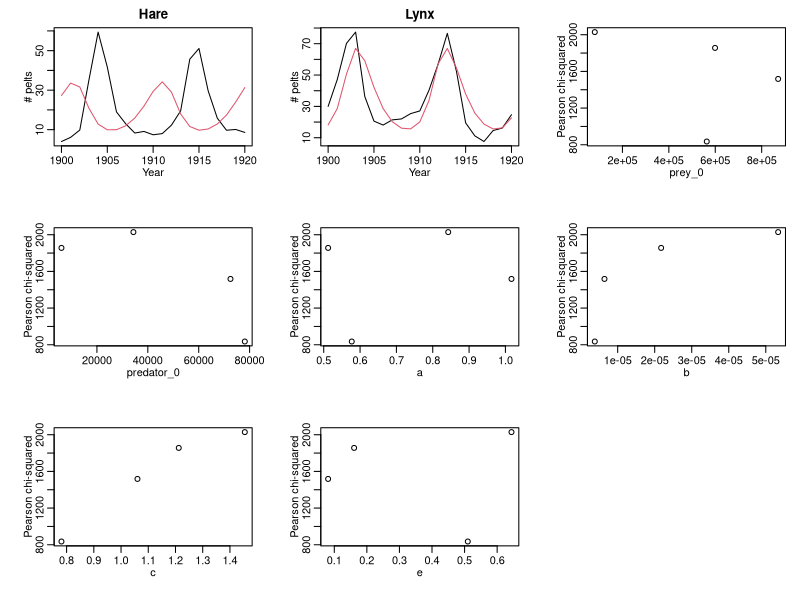
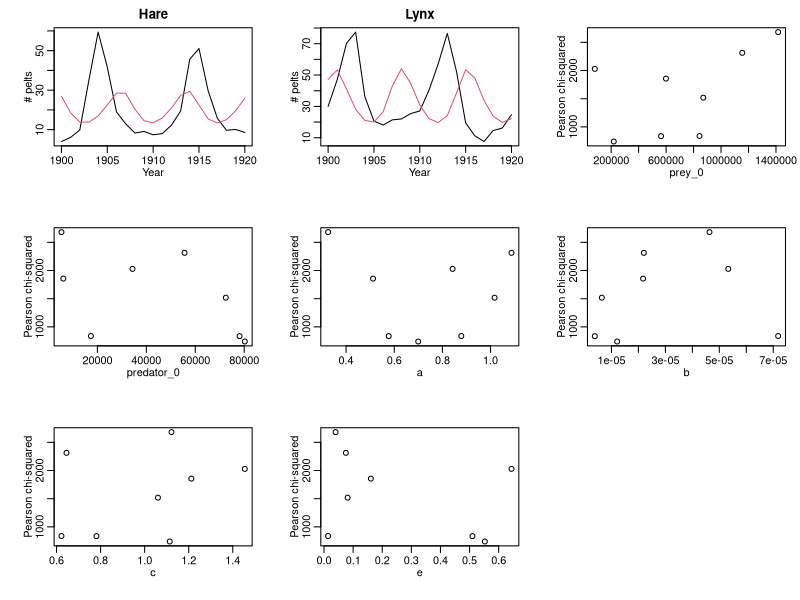
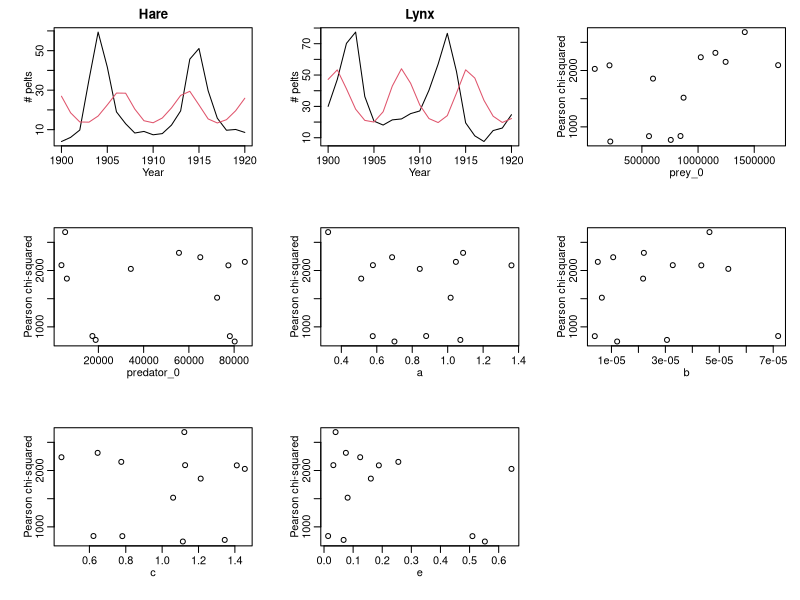
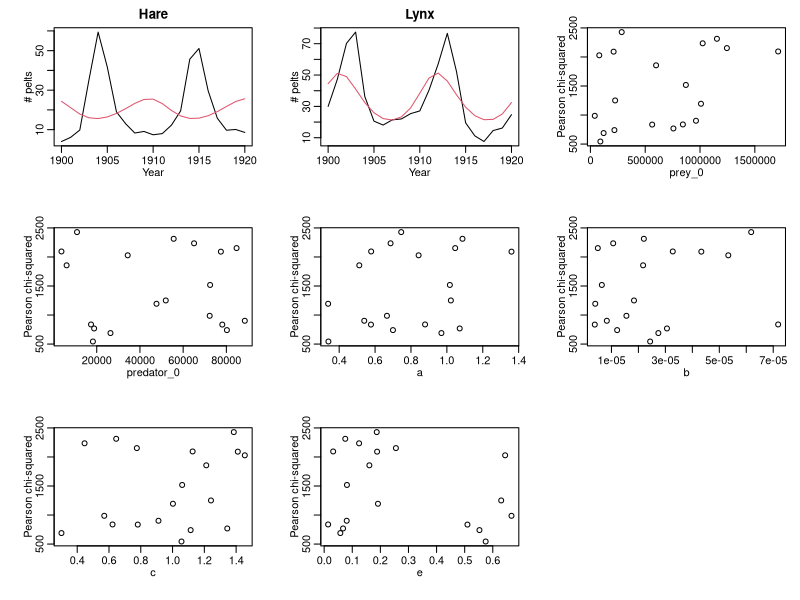
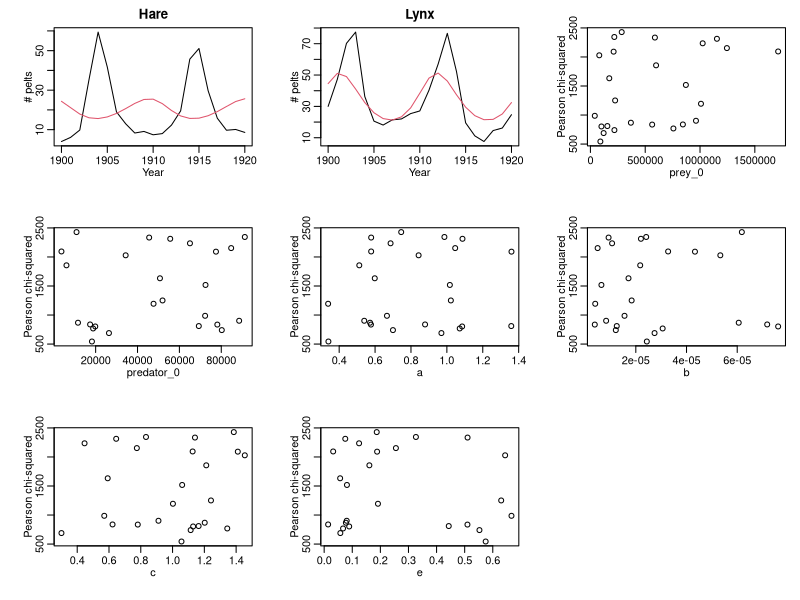
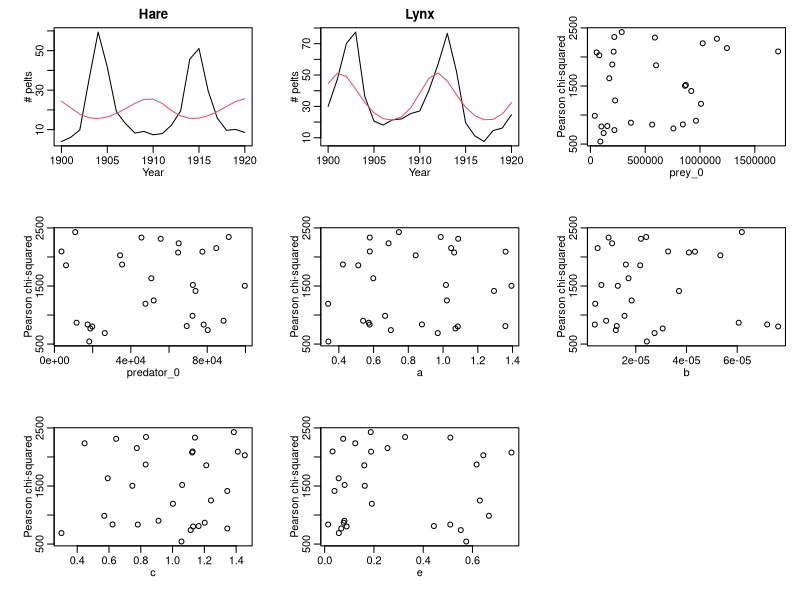
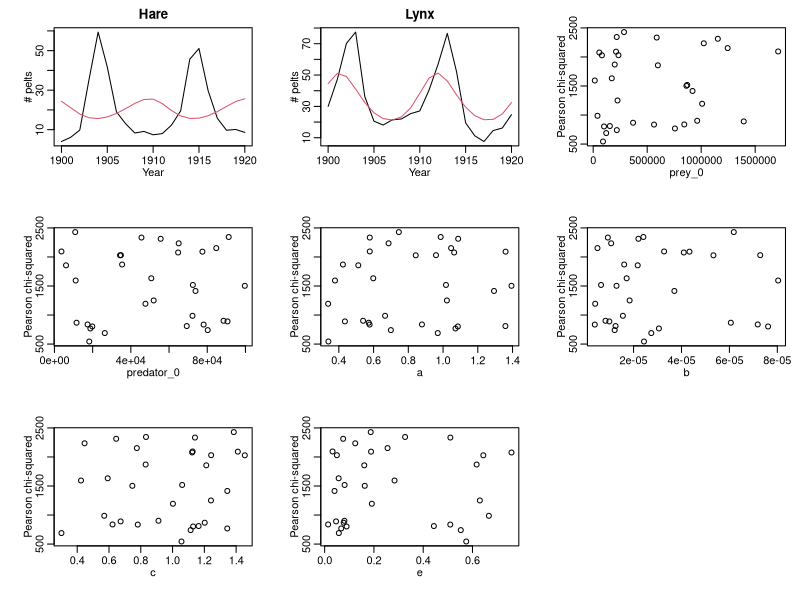
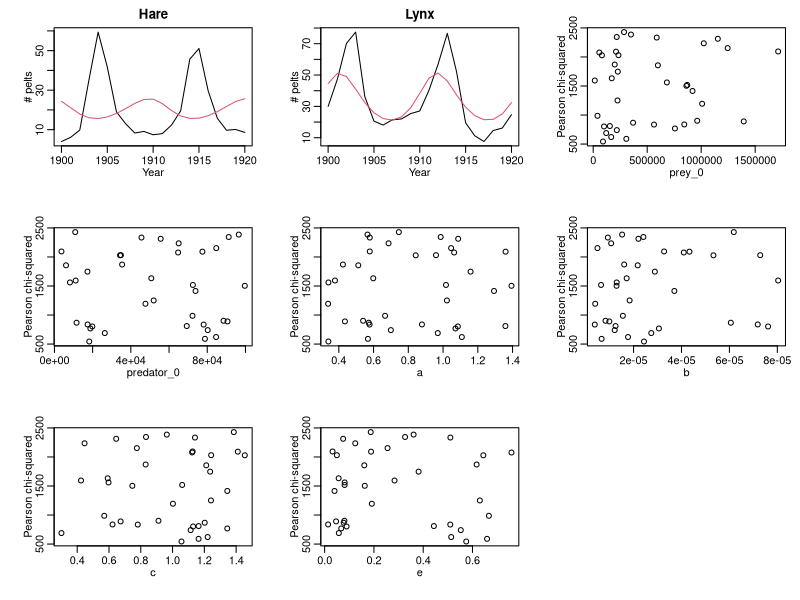

The R source for these figures, in order: (Note: this script raises an error after producing the figures.)
require("deSolve")
require("sfsmisc")

##################################################################################
##################################################################################
##################################################################################
PredPrey=function(t
                  ,x
                  ,vparameters
){
  Prey     = x[1]
  Predator = x[2]
  Prey[Prey<0] = 0
  Predator[Predator<0] = 0
  
  with(as.list(vparameters),{
    dPrey     = a*Prey - b*Prey*Predator
    dPredator = e*b*Prey*Predator - c*Predator
    out = c(dPrey,dPredator)
    list(out)
  })
}

##################################################################################
##################################################################################
# Canada Lynx Hare data from
# http://www-rohan.sdsu.edu/~jmahaffy/courses/f00/math122/labs/labj/q3v1.htm
##################################################################################
homewd = paste0(getwd(), "/CourseMaterial/Week7/code/")
setwd(homewd)

hdat <- read.csv("hudson-bay-lynx-hare.csv", header = T, stringsAsFactors = F)
head(hdat)
names(hdat) <- c("year", "hare", "lynx")

vt=hdat$year
Prey = mean(hdat$hare)
Predator = mean(hdat$lynx)

##################################################################################
# now set up a loop over a range of model parameters, and calculate
# the Pearson chi-squared statistic comparing the data to the model prediction
# for the parameter hypotheses
##################################################################################
aminchi = 1e10
wchi = numeric(0)
wa = numeric(0)
wb = numeric(0)
wc = numeric(0)
we = numeric(0)
wprey = numeric(0)
wpredator = numeric(0)

nmc = 10000
for (iter in 1:nmc){
  prey_0 = runif(1,1000,2000000)
  predator_0 = runif(1,1000,100000)
  a = runif(1,0.20,1.40)
  b = runif(1,0.25e-5,1e-4)
  c = runif(1,0.01,1.5)
  e = runif(1,0.01,1.00)
  
  Prey = prey_0
  Predator = predator_0
  vparameters=c(a=a,b=b,c=c,e=e)
  inits=c(Prey=Prey,Predator=Predator)
  lotka = as.data.frame(lsoda(inits, vt, PredPrey, vparameters))
  
  lotka$Prey[lotka$Prey<=0] = 1e-9
  lotka$Predator[lotka$Predator<=0] = 1e-9
  ascale = sum(hdat$hare)/sum(lotka$Prey)
  bscale = sum(hdat$lynx)/sum(lotka$Predator)
  achi = sum((hdat$hare-lotka$Prey*ascale)^2/(lotka$Prey*ascale))
  bchi = sum((hdat$lynx-lotka$Predator*bscale)^2/(lotka$Predator*bscale))
  
  if ((achi+bchi)<aminchi){
    lotka_best = lotka
    ascale_best = ascale
    bscale_best = bscale
    aminchi = achi+bchi
  }
  if (iter%%100==0){
    amax = min(wchi)+2000
    par(mfrow=c(3,3))
    mult.fig(9)
    plot(hdat$year,hdat$hare,col=1,main="Hare",type="l",xlab="Year",ylab="\043 pelts")
    lines(hdat$year,lotka_best$Prey*ascale_best,col=2)
    
    plot(hdat$year,hdat$lynx,type="l",main="Lynx",xlab="Year",ylab="\043 pelts")
    lines(hdat$year,lotka_best$Predator*bscale_best,col=2)
    
    if (length(wprey[wchi<amax])>1){
      plot(wprey[wchi<amax],wchi[wchi<amax],xlab="prey_0",ylab="Pearson chi-squared")
      plot(wpredator[wchi<amax],wchi[wchi<amax],xlab="predator_0",ylab="Pearson chi-squared")
      plot(wa[wchi<amax],wchi[wchi<amax],xlab="a",ylab="Pearson chi-squared")
      plot(wb[wchi<amax],wchi[wchi<amax],xlab="b",ylab="Pearson chi-squared")
      plot(wc[wchi<amax],wchi[wchi<amax],xlab="c",ylab="Pearson chi-squared")
      plot(we[wchi<amax],wchi[wchi<amax],xlab="e",ylab="Pearson chi-squared")
    }
  }
  wa = append(wa,a)
  wb = append(wb,b)
  wc = append(wc,c)
  we = append(we,e)
  wprey = append(wprey,Prey)
  wpredator = append(wpredator,Predator)
  wchi = append(wchi,(achi+bchi))
  cat("doing iteration",iter,"out of",nmc,"  ",a,b,c,e,achi+bchi,"\n")
}

bdat=data.frame(seq(1,length(wprey)),wprey,wpredator,wa,wb,wc,we,wchi)
write.table(bdat,"hare_lynx_step1.out",row.names=F,col.names=F)

##################################################################################
# scale the Pearson chi-squared statistic to account for over-dispersion
##################################################################################
nparam = 6
wchib = wchi*(2*nrow(hdat)-nparam)/min(wchi)
wprob = dnorm(sqrt(wchib-min(wchib)))

##################################################################################
# now make a final plot
##################################################################################

Prey = wprey[which.min(wchi)]
Predator = wpredator[which.min(wchi)]
a = wa[which.min(wchi)]
b = wb[which.min(wchi)]
c = wc[which.min(wchi)]
e = we[which.min(wchi)]
vparameters=c(a=a,b=b,c=c,e=e)
inits=c(Prey=Prey,Predator=Predator)
lotka = as.data.frame(lsoda(inits, vt, PredPrey, vparameters))
lotka$Prey[lotka$Prey<=0] = 1e-9
lotka$Predator[lotka$Predator<=0] = 1e-9
ascale = sum(hdat$hare)/sum(lotka$Prey)
bscale = sum(hdat$lynx)/sum(lotka$Predator)
mult.fig(9)
plot(hdat$year,hdat$hare,col=1,main="Hare",type="l",xlab="Year",ylab="\043 pelts")
lines(hdat$year,lotka$Prey*ascale,col=2)

plot(hdat$year,hdat$lynx,type="l",main="Lynx",xlab="Year",ylab="\043 pelts")
lines(hdat$year,lotka$Predator*bscale,col=2)

amax = min(wchib)+200 
plot(wprey[wchib<amax],wchib[wchib<amax],xlab="prey_0",ylab="scaled Pearson chi-squared",xlim=c(min(wprey),max(wprey)))
plot(wpredator[wchib<amax],wchib[wchib<amax],xlab="predator_0",ylab="scaled Pearson chi-squared",xlim=c(min(wpredator),max(wpredator)))
plot(wa[wchib<amax],wchib[wchib<amax],xlab="a",ylab="scaled Pearson chi-squared",xlim=c(min(wa),max(wa)))
plot(wb[wchib<amax],wchib[wchib<amax],xlab="b",ylab="scaled Pearson chi-squared",xlim=c(min(wb),max(wb)))
plot(wc[wchib<amax],wchib[wchib<amax],xlab="c",ylab="scaled Pearson chi-squared",xlim=c(min(wc),max(wc)))
plot(we[wchib<amax],wchib[wchib<amax],xlab="e",ylab="scaled Pearson chi-squared",xlim=c(min(we),max(we)))

##################################################################################
##################################################################################
mean_prey     = weighted.mean(wprey,wprob)
mean_predator = weighted.mean(wpredator,wprob)
mean_a = weighted.mean(wa,wprob)
mean_b = weighted.mean(wb,wprob)
mean_c = weighted.mean(wc,wprob)
mean_e = weighted.mean(we,wprob)

va = cov.wt(as.matrix(cbind(wprey,wpredator,wa,wb,wc,we)),wprob,cor=T)
mycov = va$cov
mycor = va$cor

cat("The mean and std deviation of hare_0 is ",mean_prey,sqrt(mycov[1,1]),"\n")
cat("The mean and std deviation of lynx_0 is ",mean_predator,sqrt(mycov[2,2]),"\n")
cat("The mean and std deviation of a is ",mean_a,sqrt(mycov[3,3]),"\n")
cat("The mean and std deviation of b is ",mean_b,sqrt(mycov[4,4]),"\n")
cat("The mean and std deviation of c is ",mean_c,sqrt(mycov[5,5]),"\n")
cat("The mean and std deviation of e is ",mean_e,sqrt(mycov[6,6]),"\n")


##################################################################################
##################################################################################


#and scale and save for plotting
lotka_melt= melt(lotka_best, id.vars = c("time"))
head(lotka_melt)
names(lotka_melt) <- c("year", "species", "count")
lotka_melt$pelts <- lotka_melt$count*ascale
lotka_melt$species <- as.character(lotka_melt$species)
lotka_melt$pelts[lotka_melt$species=="Predator"] <- lotka_melt$count[lotka_melt$species=="Predator"]*bscale

lotka_melt$species[lotka_melt$species=="Predator"] <-"Lynx"
lotka_melt$species[lotka_melt$species=="Prey"] <-  "Hare"

#and save
write.csv(lotka_melt, file = "LVfit_lynxhare.csv", row.names=F)
